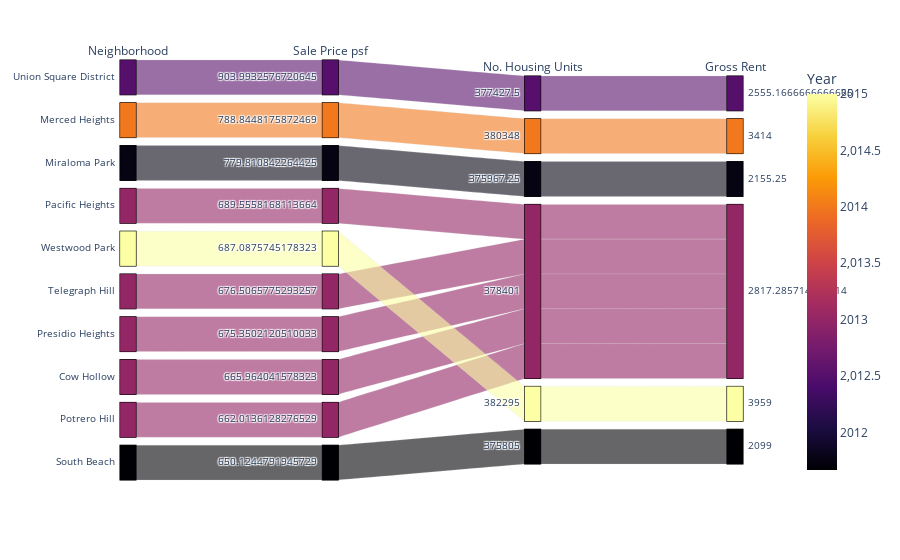

The notebook cell saved with this chart:
### Code cell
# Parallel Categories Plot
px.parallel_categories(
    top_10_expensive_neighborhoods,
    dimensions=["neighborhood","sale_price_sqr_foot", "housing_units", "gross_rent"],
    color="year",
    color_continuous_scale=px.colors.sequential.Inferno,
    labels={
        "neighborhood": "Neighborhood",
        "sale_price_sqr_foot": "Sale Price psf",
        "housing_units": "No. Housing Units",
        "gross_rent": "Gross Rent",
        "year":"Year",
    },
)

### Figure 1 — Plotly figure (JSON) as saved in the notebook; plotly's stock layout.template omitted (floating-point values rounded to 4 significant figures)
{"data": [{"dimensions": [{"label": "Neighborhood", "values": ["Union Square District", "Merced Heights", "Miraloma Park", "Pacific Heights", "Westwood Park", "Telegraph Hill", "Presidio Heights", "Cow Hollow", "Potrero Hill", "South Beach"]}, {"label": "Sale Price psf", "values": [904.0, 788.8, 779.8, 689.6, 687.1, 676.5, 675.4, 666.0, 662.0, 650.1]}, {"label": "No. Housing Units", "values": [377400.0, 380348, 376000.0, 378401, 382295, 378401, 378401, 378401, 378401, 375805]}, {"label": "Gross Rent", "values": [2555.0, 3414, 2155.0, 2817.0, 3959, 2817.0, 2817.0, 2817.0, 2817.0, 2099]}], "domain": {"x": [0, 1], "y": [0, 1]}, "line": {"color": [2012.0, 2014, 2012.0, 2013, 2015, 2013, 2013, 2013, 2013, 2012.0], "coloraxis": "coloraxis"}, "name": "", "type": "parcats"}], "layout": {"autosize": true, "coloraxis": {"colorbar": {"title": {"text": "Year"}}, "colorscale": [[0, "#000004"], [0.1111, "#1b0c41"], [0.2222, "#4a0c6b"], [0.3333, "#781c6d"], [0.4444, "#a52c60"], [0.5556, "#cf4446"], [0.6667, "#ed6925"], [0.7778, "#fb9b06"], [0.8889, "#f7d13d"], [1, "#fcffa4"]]}, "legend": {"tracegroupgap": 0}, "margin": {"t": 60}}}
